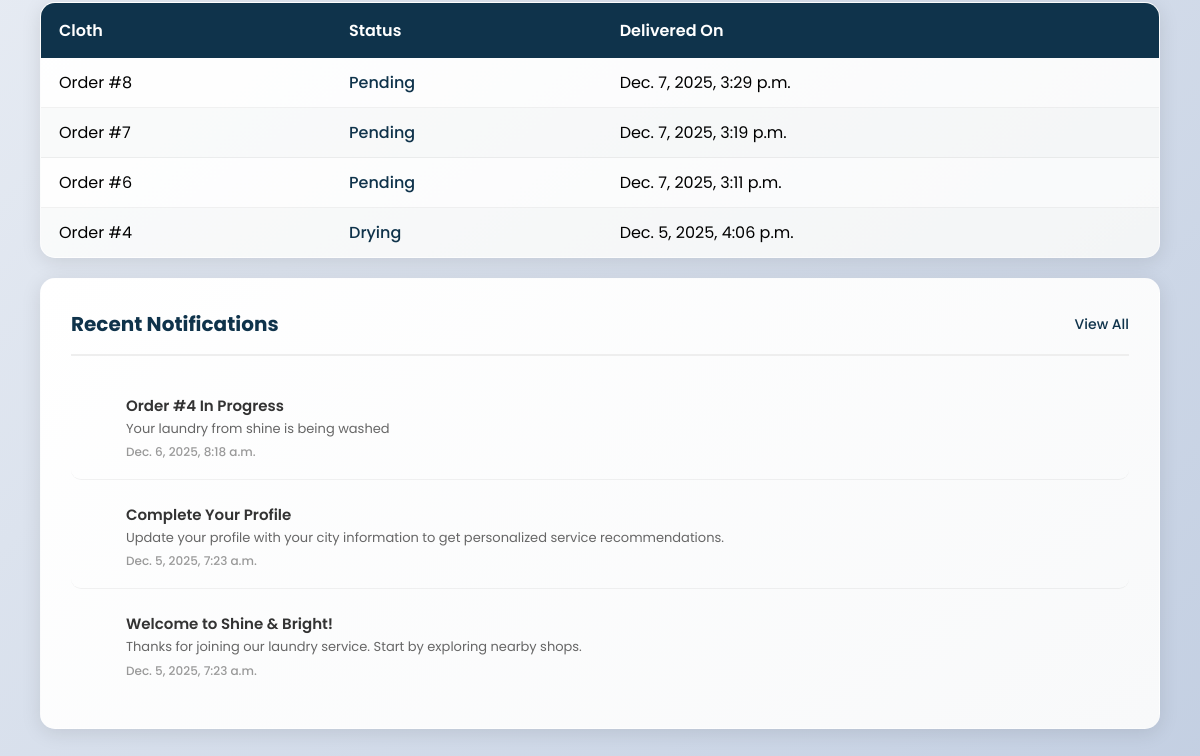
Before: /dashboard/ (signed in, lower part) with the older database file.
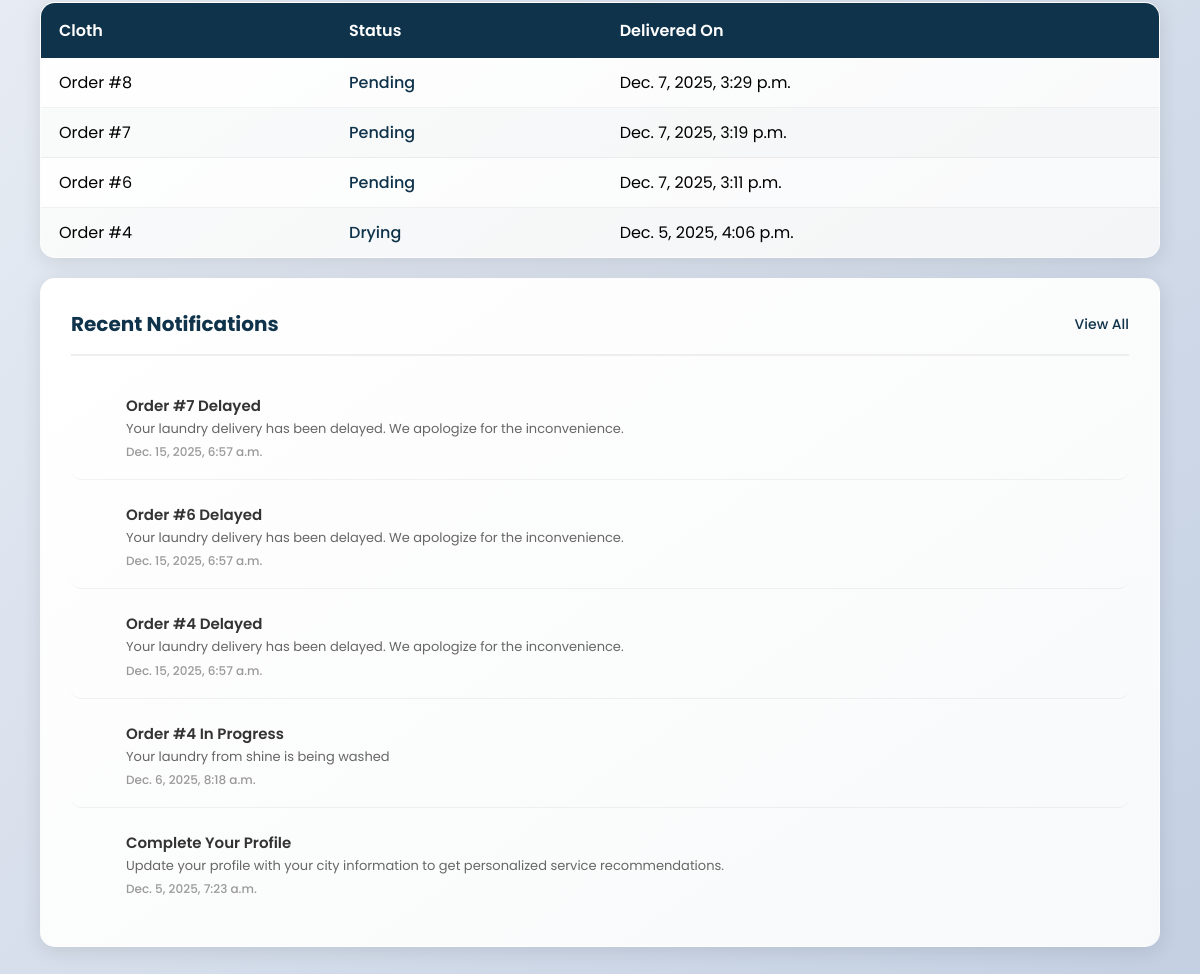
After: the same page with the newer database file.
### shop/models.py (models this page shows, shortened)
class Order(models.Model):
    STATUS_CHOICES = [
        ('Pending', 'Pending'),
        ('Washing', 'Washing'),
        ('Drying', 'Drying'),
        ('Ironing', 'Ironing'),
        ('Ready', 'Ready for Pickup'),
        ('Completed', 'Completed'),
    ]
    PAYMENT_CHOICES = [
        ('Pending', 'Pending'),
        ('Completed', 'Completed'),
    ]
    user = models.ForeignKey(User, on_delete=models.CASCADE)
    shop = models.ForeignKey(LaundryShop, on_delete=models.CASCADE)
    branch = models.ForeignKey(Branch, on_delete=models.CASCADE, blank=True, null=True)
    amount = models.DecimalField(max_digits=10, decimal_places=2)
    cloth_status = models.CharField(max_length=20, choices=STATUS_CHOICES, default='Pending')
    payment_status = models.CharField(max_length=20, choices=PAYMENT_CHOICES, default='Pending')
    pickup_date = models.DateTimeField(blank=True, null=True)
    delivery_date = models.DateTimeField(blank=True, null=True)
    delivery_name = models.CharField(max_length=100, blank=True)
    delivery_address = models.TextField(blank=True)
    delivery_phone = models.CharField(max_length=15, blank=True)
    special_instructions = models.TextField(blank=True)
    created_at = models.DateTimeField(default=timezone.now)
    delay_notified = models.BooleanField(default=False)

class Notification(models.Model):
    user = models.ForeignKey(User, on_delete=models.CASCADE)
    title = models.CharField(max_length=200)
    message = models.TextField()
    notification_type = models.CharField(max_length=50)
    icon = models.CharField(max_length=50, default='fas fa-bell')
    color = models.CharField(max_length=20, default='#3498db')
    is_read = models.BooleanField(default=False)
    created_at = models.DateTimeField(default=timezone.now)

### shop/views.py (the view)
# urls.py: path("dashboard/", views.user_dashboard, name="dashboard"),
@login_required
def user_dashboard(request):
    pending = Order.objects.filter(user=request.user, cloth_status="Pending").count()
    completed = Order.objects.filter(user=request.user, cloth_status="Completed").count()
    spent = Order.objects.filter(user=request.user).aggregate(
        total=Sum('amount')
    )["total"] or 0
    cloth_status = get_cloth_status(request.user)
    search_query = request.GET.get('search', '')
    services_nearby = []
    shops_nearby = []
    user_city = None
    try:
        user_profile = request.user.profile
        user_city = user_profile.city if user_profile.city else None
    except:
        user_city = None
    if search_query:
        services = Service.objects.filter(
            Q(name__icontains=search_query)
        ).select_related('branch__shop').filter(branch__shop__is_approved=True)
        if user_city:
            city_services = services.filter(branch__shop__city__iexact=user_city)[:10]
            if city_services:
                services_nearby = city_services
            else:
                services_nearby = services[:10]
        else:
            services_nearby = services[:10]  # Limit to 10 results
    elif user_city:
        services_nearby = Service.objects.filter(
            branch__shop__is_approved=True,
            branch__shop__city__iexact=user_city
        ).select_related('branch__shop')[:10]
        shops_nearby = LaundryShop.objects.filter(
            is_approved=True,
            city__iexact=user_city
        )[:10]
    create_order_notifications(request.user)
    create_welcome_notifications(request.user)
    recent_notifications = Notification.objects.filter(user=request.user).order_by('-created_at')[:5]
    recent_notifications = [
        {
            'title': notification.title,
            'message': notification.message,
            'time': notification.created_at,
            'icon': notification.icon,
            'color': notification.color,
            'is_read': notification.is_read
        }
        for notification in recent_notifications
    ]
    if hasattr(request.user, 'profile') and request.user.profile.notifications_enabled:
        unread_count = Notification.objects.filter(user=request.user, is_read=False).count()
    else:
        unread_count = 0
    return render(request, "user_dashboard.html", {
        "pending_count": pending,
        "completed_count": completed,
        "total_spent": spent,
        "cloth_status": cloth_status, # Added for the 'Your Cloth Status' table
        "services_nearby": services_nearby,
        "shops_nearby": shops_nearby,
        "search_query": search_query,
        "user_city": user_city,
        "recent_notifications": recent_notifications,  # Show up to 5 notifications
        "unread_count": unread_count,
    })

### shop/views.py (called while the page is built)
def get_cloth_status(user):
    orders = Order.objects.filter(user=user).order_by('-id')[:5]
    if orders:
        return [{'cloth_name': f"Order #{order.id}", 'status': order.cloth_status, 'delivery_date': order.created_at} for order in orders]
    return [
        {'cloth_name': 'No recent orders', 'status': 'N/A', 'delivery_date': 'N/A'}
    ]

def create_welcome_notifications(user):
    if not Notification.objects.filter(user=user, notification_type='welcome').exists():
        Notification.objects.create(
            user=user,
            title='Welcome to Shine & Bright!',
            message='Thanks for joining our laundry service. Start by exploring nearby shops.',
            notification_type='welcome',
            icon='fas fa-handshake',
            color='#9b59b6'
        )
    if not Notification.objects.filter(user=user, notification_type='profile_reminder').exists():
        Notification.objects.create(
            user=user,
            title='Complete Your Profile',
            message='Update your profile with your city information to get personalized service recommendations.',
            notification_type='profile_reminder',
            icon='fas fa-user-edit',
            color='#3498db'
        )

### shop/templates/user_dashboard.html (shortened to what this page needs)
{% load static %}
<!DOCTYPE html>
<html lang="en">
<head>
</head>
<body>
    <div class="section-container">
        <div>
            <table class="status-table">
                <thead>
                    <tr>
                        <th>Cloth</th>
                        <th>Status</th>
                        <th>Delivered On</th>
                    </tr>
                </thead>
                <tbody>
                    {% for cloth in cloth_status %}
                        <tr>
                            <td>{{ cloth.cloth_name }}</td>
                            <td class="status-text">{{ cloth.status }}</td>
                            <td>
                                {% if cloth.delivery_date %}
                                    {{ cloth.delivery_date }}
                                {% else %}
                                    Not yet delivered
                                {% endif %}
                            </td>
                        </tr>
                    {% empty %}
                        <tr>
                            <td colspan="3" class="empty-message">
                                No cloth status available.
                            </td>
                        </tr>
                    {% endfor %}
                </tbody>
            </table>
        </div>
        <div class="notifications-section">
            <div class="notifications-header">
                <h3> Recent Notifications</h3>
                <a href="{% url 'notifications' %}" class="view-all-btn">
                     View All
                </a>
            </div>
            {% if recent_notifications %}
                {% for notification in recent_notifications %}
                    <div class="notification-item notification-{{ notification.type }}">
                        <div class="notification-icon">
                        </div>
                        <div class="notification-content">
                            <div class="notification-title">{{ notification.title }}</div>
                            <div class="notification-message">{{ notification.message }}</div>
                            <div class="notification-time">{{ notification.time }}</div>
                        </div>
                    </div>
                {% endfor %}
            {% else %}
                <div class="no-notifications">
                    <i class="fas fa-bell-slash"></i>
                    <h4>No Recent Notifications</h4>
                    <p>Your notifications will appear here when you have order updates or important announcements.</p>
                </div>
            {% endif %}
        </div>
    </div>
</body>
</html>

### shop/templates/user_dashboard.html (style rules this page uses)
* { margin: 0; padding: 0; font-family: "Poppins", sans-serif; box-sizing: border-box; }
body { background: linear-gradient(135deg, #f5f7fa 0%, #c3cfe2 100%); min-height: 100vh; }
:root { --primary-color: #0f334bff; --hover-color: #f0f0f0; }
.section-container { padding: 40px; max-width: 1200px; margin: 0 auto; }
.status-table { width: 100%; border-collapse: collapse; margin-top: 20px; background: linear-gradient(145deg, #ffffff 0%, #f8f9fa 100%); border-radius: 15px; overflow: hidden; box-shadow: 0px 4px 20px rgba(0,0,0,0.1); border: 1px solid rgba(255,255,255,0.2); }
.status-table th { background: linear-gradient(135deg, var(--primary-color) 0%, #0f334b 100%); color: white; padding: 15px 18px; text-align: left; font-weight: 600; font-size: 16px; }
.status-table td { padding: 12px 18px; border-bottom: 1px solid rgba(0,0,0,0.05); transition: background 0.3s ease; }
.status-table tr:last-child td { border-bottom: none; }
.status-table tr:nth-child(even) { background: rgba(15, 51, 75, 0.02); }
.status-table .status-text { color: var(--primary-color); font-weight: 500; }
.notifications-section { background: linear-gradient(145deg, #ffffff 0%, #f8f9fa 100%); padding: 30px; margin-top: 20px; border-radius: 15px; box-shadow: 0px 4px 20px rgba(0,0,0,0.1); margin-bottom: 20px; border: 1px solid rgba(255,255,255,0.2); }
.notifications-header { display: flex; justify-content: space-between; align-items: center; margin-bottom: 20px; padding-bottom: 15px; border-bottom: 2px solid #eee; }
.notifications-header h3 { color: var(--primary-color); font-size: 20px; margin: 0; }
.view-all-btn { color: var(--primary-color); text-decoration: none; font-weight: 500; font-size: 14px; }
.notification-item { display: flex; align-items: flex-start; padding: 18px 0; border-bottom: 1px solid rgba(0,0,0,0.05); transition: all 0.3s ease; border-radius: 10px; margin-bottom: 5px; }
.notification-item:last-child { border-bottom: none; margin-bottom: 0; }
.notification-icon { width: 40px; height: 40px; border-radius: 50%; display: flex; align-items: center; justify-content: center; color: white; font-size: 16px; margin-right: 15px; flex-shrink: 0; }
.notification-content { flex: 1; }
.notification-title { font-size: 15px; font-weight: 600; color: #333; margin-bottom: 3px; }
.notification-message { color: #666; font-size: 13px; line-height: 1.4; margin-bottom: 5px; }
.notification-time { color: #999; font-size: 12px; font-weight: 500; }

Changed rows visible on the page:
no longer on this page (row unchanged): Notification: title "Welcome to Shine & Bright!", message "Thanks for joining our laundry service. Start by exploring nearby shops.", time "Dec. 5, 2025, 7:23 a.m."
added Notification: title "Order #7 Delayed", message "Your laundry delivery has been delayed. We apologize for the inconvenience.", time "Dec. 15, 2025, 6:57 a.m."
added Notification: title "Order #6 Delayed", message "Your laundry delivery has been delayed. We apologize for the inconvenience.", time "Dec. 15, 2025, 6:57 a.m."
added Notification: title "Order #4 Delayed", message "Your laundry delivery has been delayed. We apologize for the inconvenience.", time "Dec. 15, 2025, 6:57 a.m."
